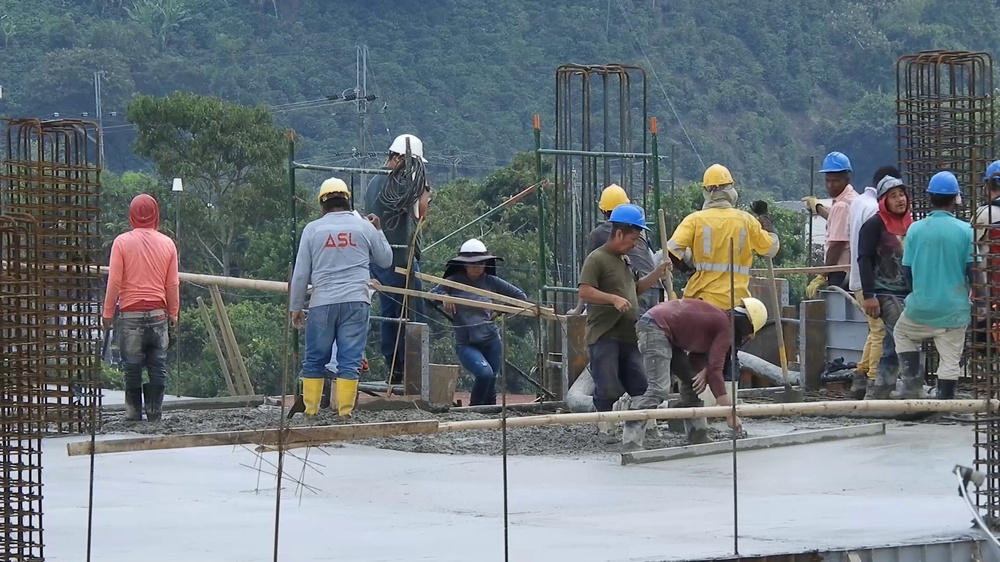
#> input picture tests/fixtures/sample.jpg, 1000 x 562 px, shrunk from 3840 x 2160 before the run
$ python shapes.py ../tests/fixtures/sample.jpg
#> lines starting #> are read from the running program, lines starting #| are printed output that depends on the picture; after the words box and inside, x2 and y2 are one past the last pixel; in counts of white or black regions, pixels touching at a corner belong together
#> in _cli, img is the input picture: shape (562, 1000, 3); mean B, G, R 124, 118.7, 109.5
"""Shape-based corroboration of YOLO detections.

- ``confirm_hardhat`` runs HoughCircles on the upper third of a person's bbox
  to check whether a rounded hard-hat silhouette is present. Used to downgrade
  a YOLO "Hardhat" prediction when no circle is found.
- ``detect_safety_cones`` segments orange regions in HSV, applies morphology,
  and returns contour bboxes whose aspect ratio is consistent with a cone.
"""
from __future__ import annotations

import sys
from pathlib import Path

import cv2
import numpy as np


def confirm_hardhat(frame: np.ndarray, person_bbox: tuple[int, int, int, int]) -> bool:
    """Return True if a circular hard-hat silhouette is detected in the upper
    third of the person bbox."""
    if frame is None or frame.size == 0:
        return False
    x1, y1, x2, y2 = person_bbox
    h, w = frame.shape[:2]
    x1 = max(0, x1)
    y1 = max(0, y1)
    x2 = min(w, x2)
    y2 = min(h, y2)
    if x2 - x1 < 4 or y2 - y1 < 6:
        return False

    head_h = max(1, (y2 - y1) // 3)
    crop = frame[y1 : y1 + head_h, x1:x2]
    if crop.size == 0:
        return False

    gray = cv2.cvtColor(crop, cv2.COLOR_BGR2GRAY)
    gray = cv2.medianBlur(gray, 5)
    crop_w = crop.shape[1]
    min_r = max(4, int(0.10 * crop_w))
    max_r = max(min_r + 1, int(0.30 * crop_w))
    circles = cv2.HoughCircles(
        gray,
        cv2.HOUGH_GRADIENT,
        dp=1.2,
        minDist=max(10, crop_w // 2),
        param1=80,
        param2=20,
        minRadius=min_r,
        maxRadius=max_r,
    )
    return circles is not None and len(circles) > 0


def detect_safety_cones(frame: np.ndarray) -> list[tuple[int, int, int, int]]:
    """Detect orange safety cones via HSV thresholding + contour aspect-ratio filter."""
    if frame is None or frame.size == 0:
        return []
    hsv = cv2.cvtColor(frame, cv2.COLOR_BGR2HSV)
#> hsv: shape (562, 1000, 3); mean H, S, V 87.6, 55.1, 130.2
    mask = cv2.inRange(hsv, np.array([5, 150, 150]), np.array([15, 255, 255]))
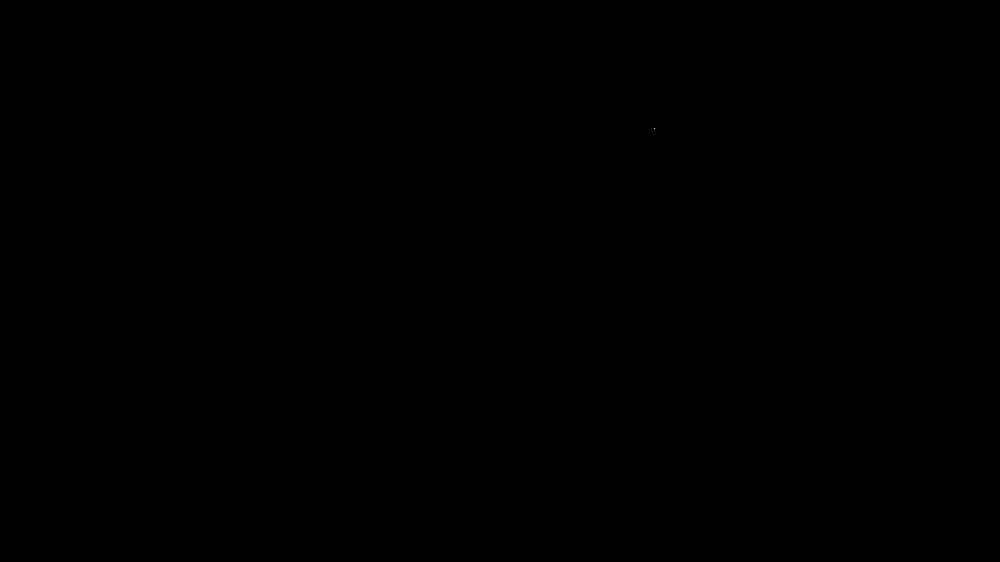
#> mask: shape (562, 1000); 0% white in thin lines or dots, all inside (x1, y1, x2, y2) = (654, 128, 655, 129)
    kernel = cv2.getStructuringElement(cv2.MORPH_ELLIPSE, (5, 5))
    mask = cv2.morphologyEx(mask, cv2.MORPH_OPEN, kernel)
#> mask: shape (562, 1000); every value is 0
    mask = cv2.morphologyEx(mask, cv2.MORPH_CLOSE, kernel)
    contours, _ = cv2.findContours(mask, cv2.RETR_EXTERNAL, cv2.CHAIN_APPROX_SIMPLE)
#> contours = []
    out: list[tuple[int, int, int, int]] = []
    for c in contours:
        area = cv2.contourArea(c)
        if area < 200:
            continue
        x, y, w, h = cv2.boundingRect(c)
        if w == 0:
            continue
        # cones are taller than wide
        aspect = h / float(w)
        if 1.1 <= aspect <= 3.5:
            out.append((x, y, x + w, y + h))
#> this loop made 0 passes
#> after the loop, out = []
    return out


def _cli(path: str) -> None:
    img = cv2.imread(path)
    if img is None:
        raise FileNotFoundError(path)
    cones = detect_safety_cones(img)
#> cones = []
    print(f"safety cones found: {len(cones)} {cones}")
#| safety cones found: 0 []
    overlay = img.copy()
    for x1, y1, x2, y2 in cones:
        cv2.rectangle(overlay, (x1, y1), (x2, y2), (0, 255, 255), 2)
    out_path = Path(path).with_name(Path(path).stem + "_cones.jpg")
    cv2.imwrite(str(out_path), overlay)
    print(f"wrote {out_path}")


if __name__ == "__main__":
    if len(sys.argv) != 2:
        print("usage: python -m cv_pipeline.shapes <image_path>", file=sys.stderr)
        sys.exit(1)
    _cli(sys.argv[1])
